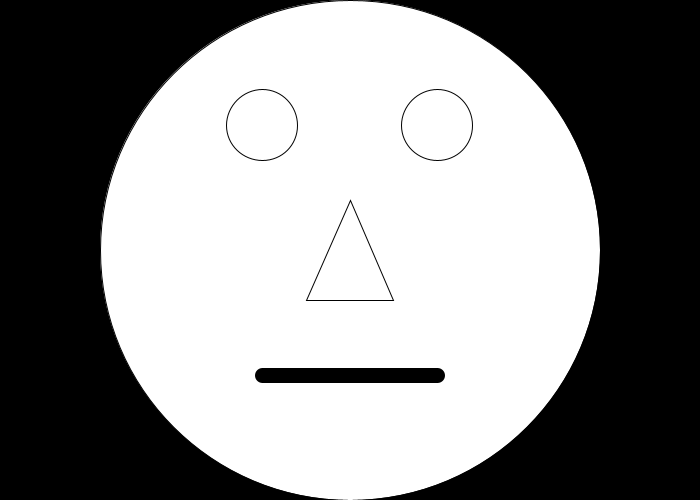
Frame 1 (no input)
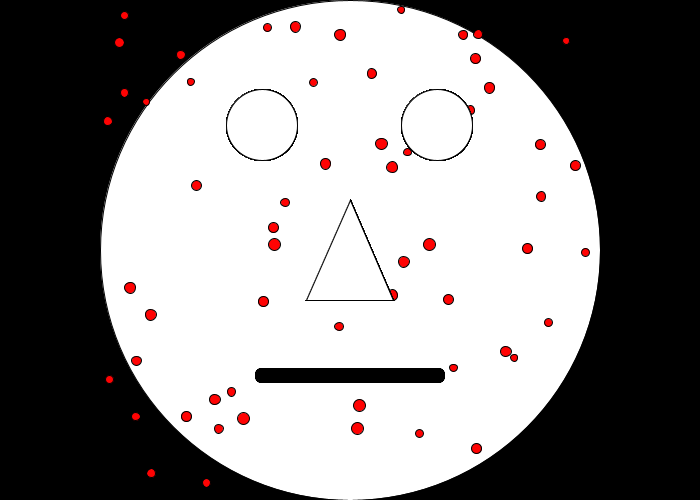
Frame 60 (the mouse pressed at the canvas centre just before this capture)
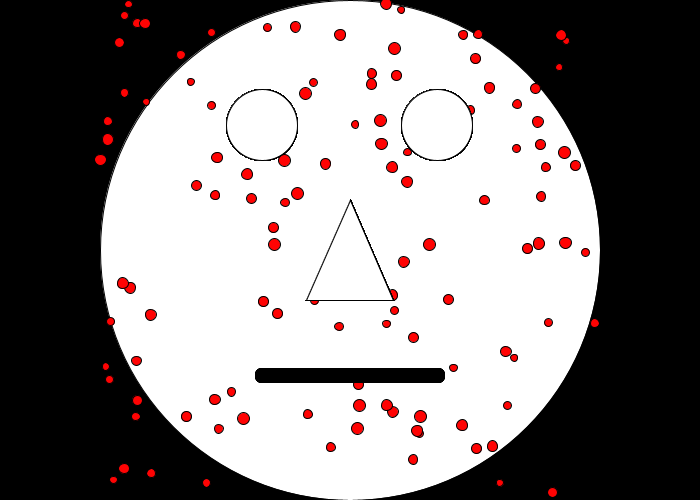
Frame 120 (the mouse held since frame 60 and released just before this capture)

The Processing sketch that drew these frames (run headless with seeded random() and noise(); from frame 60 on, the mouse is pressed at the canvas centre):

// Processing sketch: HappyFaceQuitButton
// ── HappyFaceQuitButton.pde
//Global Variables
int reset;
int faceX, faceY, faceDiameter;
int leftEyeX, leftEyeY, leftEyeDiameter;
int rightEyeX, rightEyeY, rightEyeDiameter;
int noseX1, noseY1, noseX2, noseY2, noseX3, noseY3;
float mouthX1, mouthY1, mouthX2, mouthY2, mouthThick;
color red = #FF0303;
color measlesColor = red;
color white = 255;
color colorReset = white;
float measlesX, measlesY, measlesDiameter;
int buttonX, buttonY, buttonWidth, buttonHeight;
color buttonColour, yellow, purple;

void setup() {
  size (700, 500);
  //fullScreen();
  println("Screen Width is", displayWidth, "Screen Height is", displayHeight);
  //
  population();
  //
  //faceDraw();
  background(0);
  ellipse(faceX, faceY, faceDiameter, faceDiameter);
}//End setup

void draw() {
  measlesX = random(width*1/2-height*1/2, width*1/2+height*1/2);
  measlesY = random(height);
  measlesDiameter = random(height*1/70, height*1/40);
  fill(measlesColor);
  //Parameters are randomly set ;)
  ellipse(measlesX, measlesY, measlesDiameter, measlesDiameter);
  fill(colorReset);
  ellipse(leftEyeX, leftEyeY, leftEyeDiameter, leftEyeDiameter);
  ellipse(rightEyeX, rightEyeY, rightEyeDiameter, rightEyeDiameter);
  triangle(noseX1, noseY1, noseX2, noseY2, noseX3, noseY3);
  strokeWeight(mouthThick);
  line(mouthX1, mouthY1, mouthX2, mouthY2);
  strokeWeight(reset);
}//End draw

void keyPressed() {
  //Quit Keyboard Button
  if (key == 'q' || key == 'Q') { 
    exit();
  }//End IF
}//End keypressed

void mousePressed() {
  if ( mouseX>buttonX && mouseX<width && mouseY>buttonY && mouseY<buttonHeight ) {
    exit();
  }//End IF, using mouseX & mouseY
}//End mousePressed

// ── Population.pde
void population() {
  faceX = width/2;
  faceY = height/2;
  faceDiameter = height;
  leftEyeX = width*3/8;
  leftEyeY = height*1/4;
  leftEyeDiameter = height/7;
  rightEyeX = width*5/8;
  rightEyeY = leftEyeY;
  rightEyeDiameter = leftEyeDiameter;
  noseX1 = width/2;
  noseY1 = height*2/5;
  noseX2 = width*7/16;
  noseY2 = height*6/10;
  noseX3 = width*9/16;
  noseY3 = noseY2;
  mouthX1 = leftEyeX;
  mouthY1 = height*3/4;
  mouthX2 = rightEyeX;
  mouthY2 = mouthY1;
  mouthThick = 15;
  reset = 1;
  buttonX = width*15/16;
  buttonY = height*0/14;
  buttonWidth = width*1/16;
  buttonHeight = height*1/14;
  yellow = #F3FC03;
  purple = #FC03FC;
}//End population
